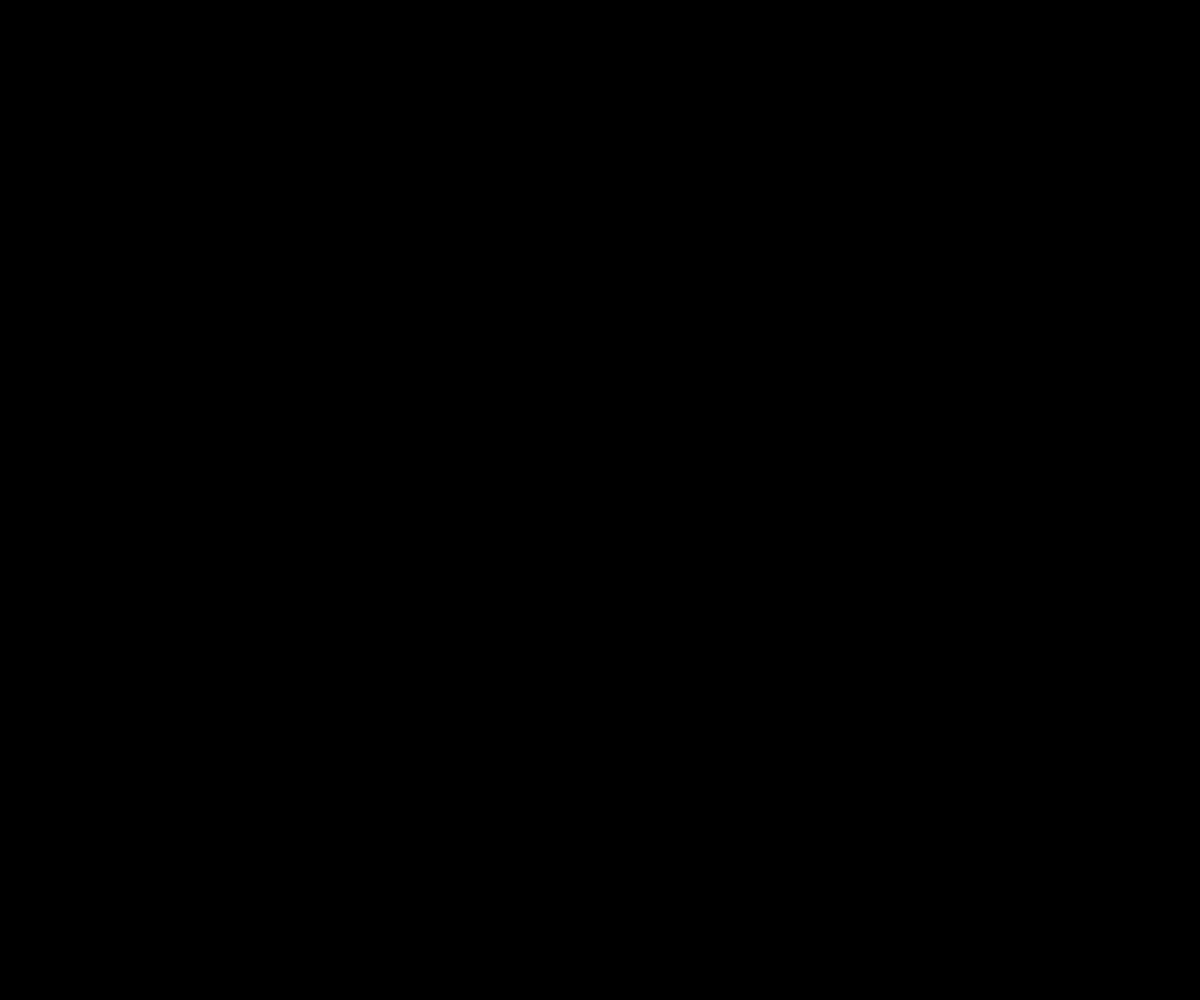
Frame 1 (no input)
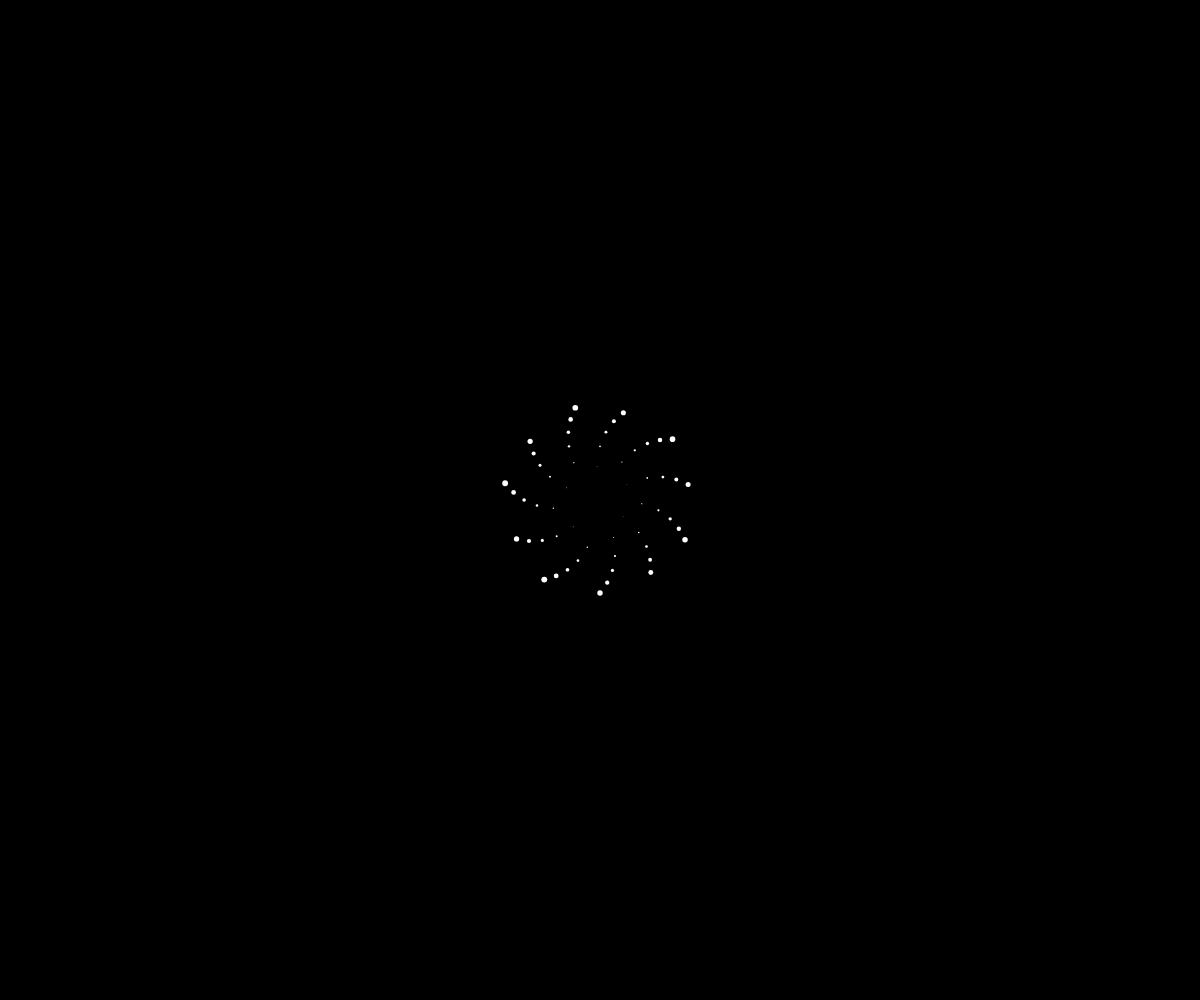
Frame 60 (no input)
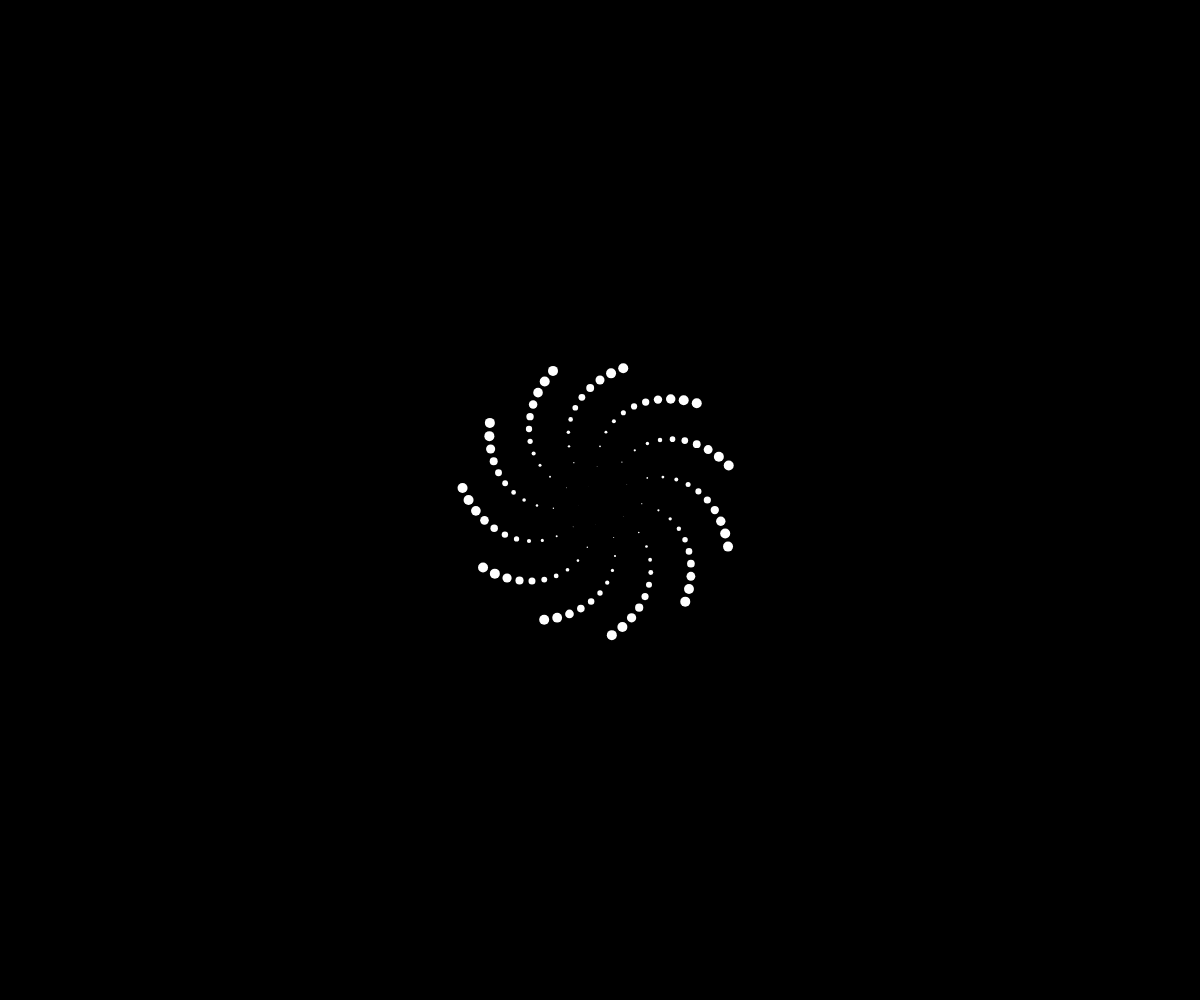
Frame 120 (the mouse pressed at the canvas centre since frame 60)

The p5.js sketch that drew these frames (run headless with seeded random() and noise() and a simulated clock; from frame 60 on, the mouse is pressed at the canvas centre):

// p5.js sketch
// ── sketch.js
var n = 0;
var c = 4;

function setup() {
	createCanvas(windowWidth, windowHeight);
	angleMode(DEGREES);
	background(0);
}

function draw() {
		var angle = n * 137.5;
		var hypotenuse = c * sqrt(n);
		var x = hypotenuse * cos(angle) + (windowWidth/2); //makes the origin in the middle
		var y = hypotenuse * sin(angle)  + (windowHeight/2);
		//fill(255);
	//	stroke(255);
		noStroke();
		fill(255);
		var size = n/100;
		if (size > 10){
			size = 10;
		}

		ellipse(x,y,size, size);
		n+= 10;
}
